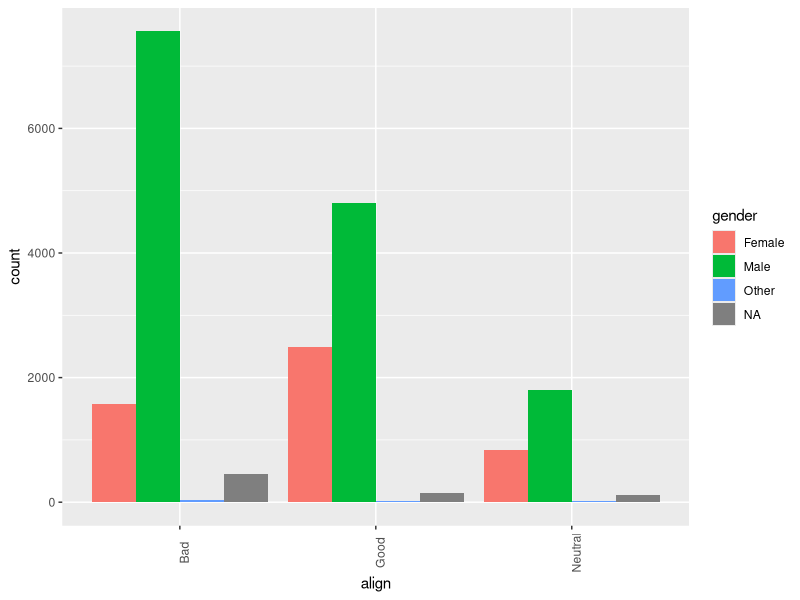
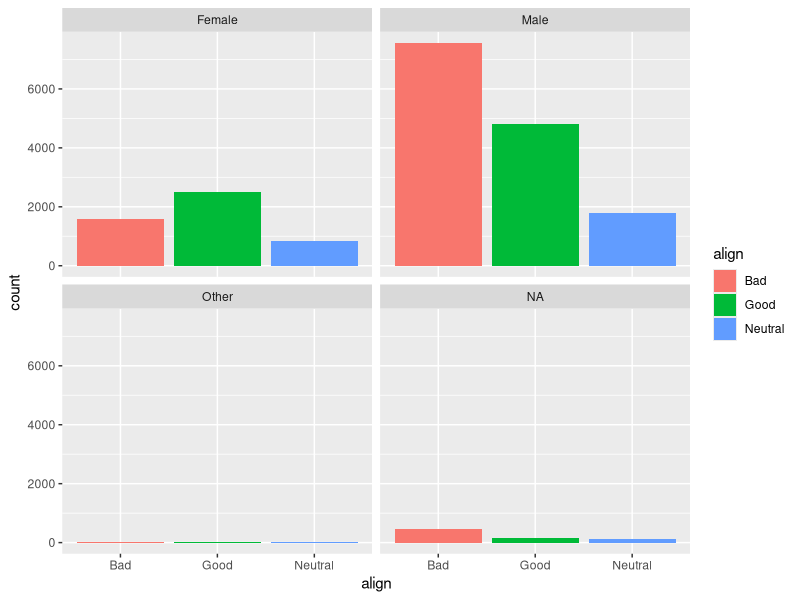
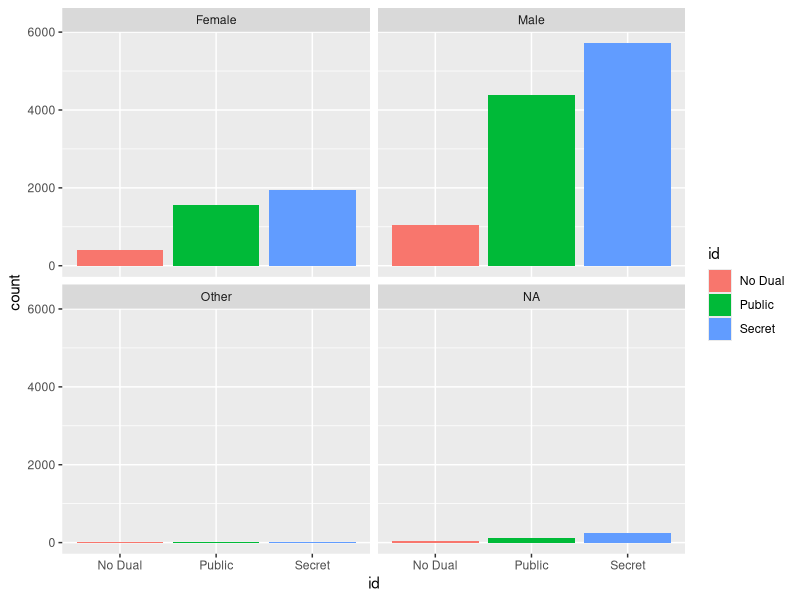
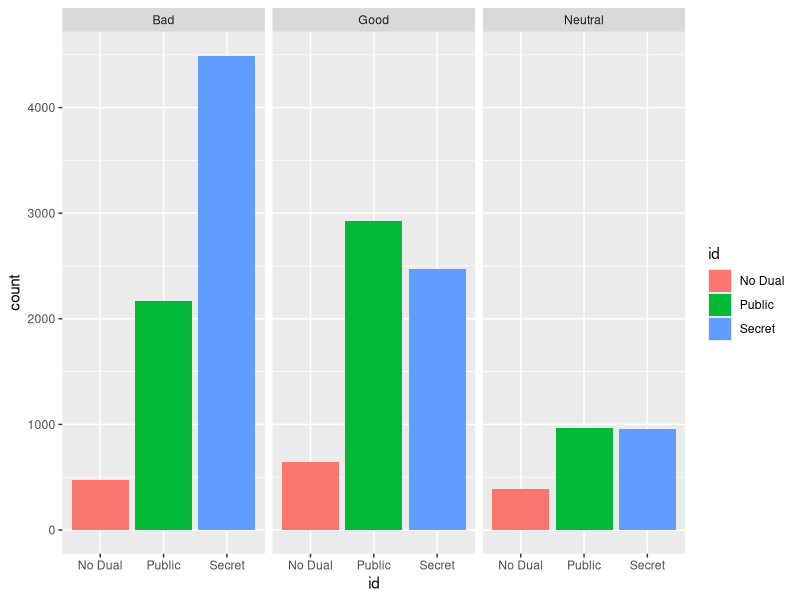

Recreate these plots in R, in order.
library(readr)
library(ggplot2)
library(dplyr)


#Last Session resume 
comics =read.csv("Session 8/comics.csv" , stringsAsFactors=TRUE)
comics=comics%>%
        filter(align !='Reformed Criminals')

dim(comics)
str(comics$align)
levels(comics$align)
table(comics$align)

comics=comics%>%
        filter(align !='Reformed Criminals')%>%
        droplevels()

table(comics$align)

table(comics$align,comics$gender)

ggplot(comics,aes(x=align, fill=gender))+geom_bar(position="dodge")+theme(axis.text.x=element_text(angle=90))

ggplot(comics,aes(x=align, fill = align))+geom_bar()+ facet_wrap(~ gender)

str(comics$id)
levels(comics$id)
table(comics$id)
comics=comics%>%
        filter(id !='Unknown')%>%
        droplevels()
table(comics$id)
ggplot(comics,aes(x=id, fill = id))+geom_bar()+ facet_wrap(~ gender)
ggplot(comics,aes(x=id, fill = id))+geom_bar()+ facet_wrap(~ align)

## NEW data set 

car = read.csv("Session 9/cars04.csv" , stringsAsFactors=TRUE)

